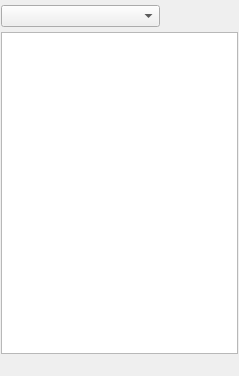
<?xml version="1.0" encoding="UTF-8"?>
<ui version="4.0">
 <class>TilesetsWidgetClass</class>
 <widget class="QWidget" name="TilesetsWidgetClass">
  <property name="geometry">
   <rect>
    <x>0</x>
    <y>0</y>
    <width>239</width>
    <height>376</height>
   </rect>
  </property>
  <property name="sizePolicy">
   <sizepolicy hsizetype="Preferred" vsizetype="Preferred">
    <horstretch>0</horstretch>
    <verstretch>0</verstretch>
   </sizepolicy>
  </property>
  <property name="windowTitle">
   <string>TilesetsWidget</string>
  </property>
  <layout class="QVBoxLayout" name="verticalLayout">
   <property name="spacing">
    <number>1</number>
   </property>
   <property name="leftMargin">
    <number>1</number>
   </property>
   <property name="topMargin">
    <number>1</number>
   </property>
   <property name="rightMargin">
    <number>1</number>
   </property>
   <property name="bottomMargin">
    <number>1</number>
   </property>
   <item>
    <widget class="QWidget" name="widget" native="true">
     <property name="minimumSize">
      <size>
       <width>0</width>
       <height>30</height>
      </size>
     </property>
     <property name="maximumSize">
      <size>
       <width>16777215</width>
       <height>30</height>
      </size>
     </property>
     <layout class="QHBoxLayout" name="horizontalLayout">
      <property name="spacing">
       <number>2</number>
      </property>
      <property name="leftMargin">
       <number>0</number>
      </property>
      <property name="topMargin">
       <number>0</number>
      </property>
      <property name="rightMargin">
       <number>0</number>
      </property>
      <property name="bottomMargin">
       <number>0</number>
      </property>
      <item>
       <widget class="QComboBox" name="tilesetsCombo">
        <property name="editable">
         <bool>false</bool>
        </property>
       </widget>
      </item>
      <item>
       <widget class="QToolButton" name="refreshButton">
        <property name="toolTip">
         <string>Refresh selected tileset</string>
        </property>
        <property name="text">
         <string/>
        </property>
        <property name="icon">
         <iconset resource="MainWindow.qrc">
          <normaloff>:/MainWindow/icons/fugue/arrow-circle-315.png</normaloff>:/MainWindow/icons/fugue/arrow-circle-315.png</iconset>
        </property>
        <property name="autoRaise">
         <bool>true</bool>
        </property>
       </widget>
      </item>
      <item>
       <widget class="QToolButton" name="newButton">
        <property name="text">
         <string/>
        </property>
        <property name="icon">
         <iconset resource="MainWindow.qrc">
          <normaloff>:/MainWindow/icons/fugue/document.png</normaloff>:/MainWindow/icons/fugue/document.png</iconset>
        </property>
        <property name="autoRaise">
         <bool>true</bool>
        </property>
       </widget>
      </item>
      <item>
       <widget class="QToolButton" name="deleteButton">
        <property name="text">
         <string/>
        </property>
        <property name="icon">
         <iconset resource="MainWindow.qrc">
          <normaloff>:/MainWindow/icons/fugue/cross-script.png</normaloff>:/MainWindow/icons/fugue/cross-script.png</iconset>
        </property>
        <property name="autoRaise">
         <bool>true</bool>
        </property>
       </widget>
      </item>
     </layout>
    </widget>
   </item>
   <item>
    <widget class="TilesEditor::GraphicsView" name="graphicsView">
     <property name="sizePolicy">
      <sizepolicy hsizetype="Preferred" vsizetype="Preferred">
       <horstretch>0</horstretch>
       <verstretch>0</verstretch>
      </sizepolicy>
     </property>
     <property name="alignment">
      <set>Qt::AlignLeading|Qt::AlignLeft|Qt::AlignTop</set>
     </property>
    </widget>
   </item>
   <item>
    <widget class="QWidget" name="widget_2" native="true">
     <property name="minimumSize">
      <size>
       <width>0</width>
       <height>20</height>
      </size>
     </property>
     <property name="maximumSize">
      <size>
       <width>16777215</width>
       <height>20</height>
      </size>
     </property>
     <layout class="QHBoxLayout" name="horizontalLayout_2">
      <property name="leftMargin">
       <number>0</number>
      </property>
      <property name="topMargin">
       <number>0</number>
      </property>
      <property name="rightMargin">
       <number>0</number>
      </property>
      <property name="bottomMargin">
       <number>0</number>
      </property>
      <item>
       <spacer name="horizontalSpacer">
        <property name="orientation">
         <enum>Qt::Horizontal</enum>
        </property>
        <property name="sizeHint" stdset="0">
         <size>
          <width>40</width>
          <height>20</height>
         </size>
        </property>
       </spacer>
      </item>
      <item>
       <widget class="TilesEditor::CustomPaintWidget" name="tileIcon" native="true">
        <property name="minimumSize">
         <size>
          <width>16</width>
          <height>16</height>
         </size>
        </property>
       </widget>
      </item>
     </layout>
    </widget>
   </item>
  </layout>
 </widget>
 <layoutdefault spacing="6" margin="11"/>
 <customwidgets>
  <customwidget>
   <class>TilesEditor::GraphicsView</class>
   <extends>QGraphicsView</extends>
   <header location="global">GraphicsView.h</header>
  </customwidget>
  <customwidget>
   <class>TilesEditor::CustomPaintWidget</class>
   <extends>QWidget</extends>
   <header location="global">CustomPaintWidget.h</header>
   <container>1</container>
  </customwidget>
 </customwidgets>
 <resources>
  <include location="MainWindow.qrc"/>
 </resources>
 <connections/>
</ui>
